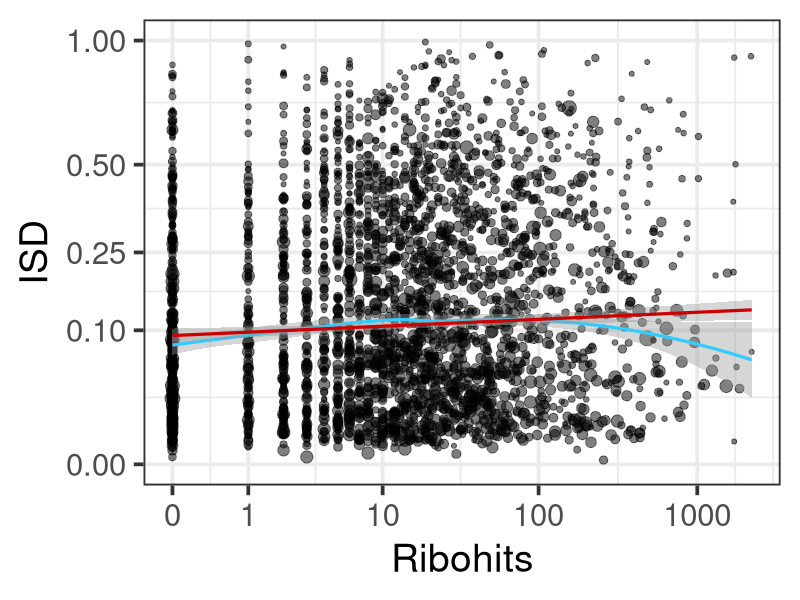
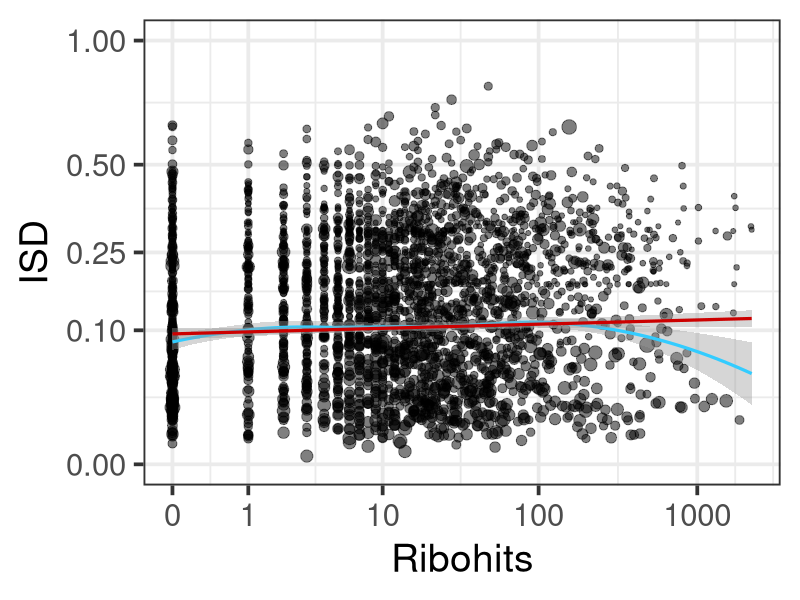
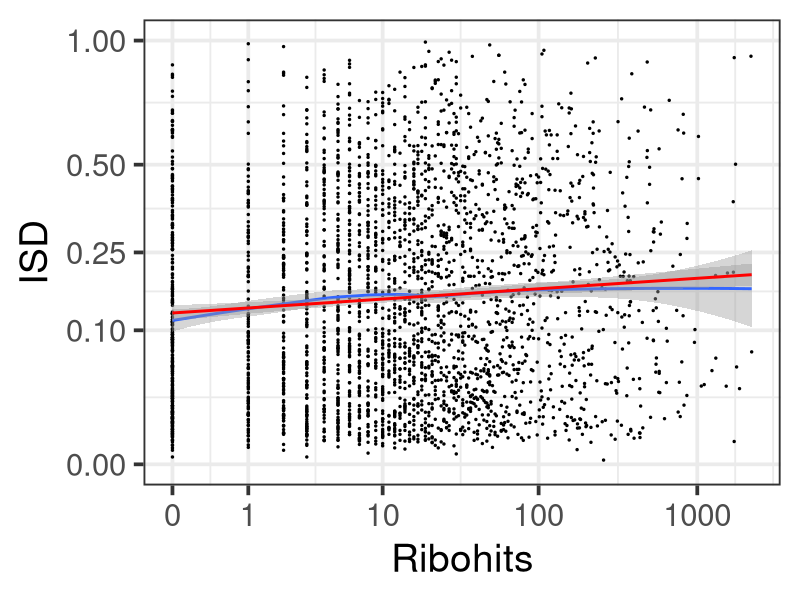
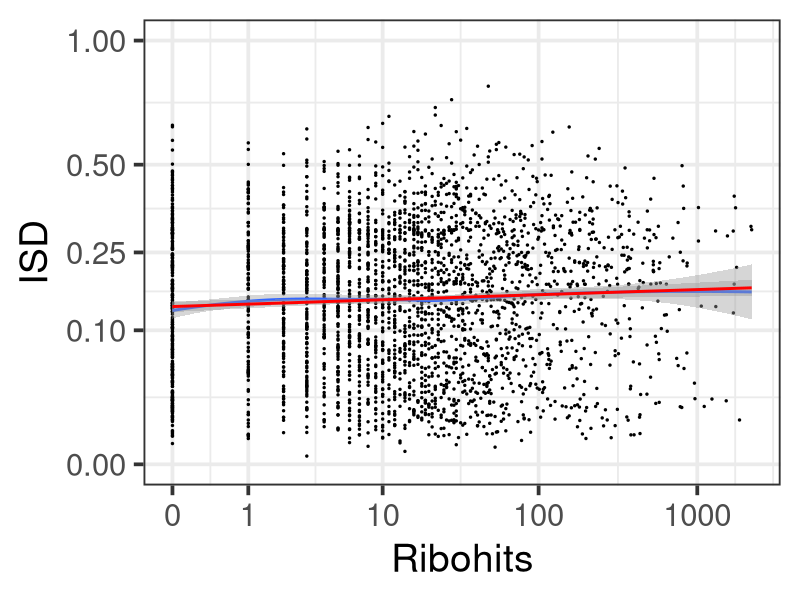
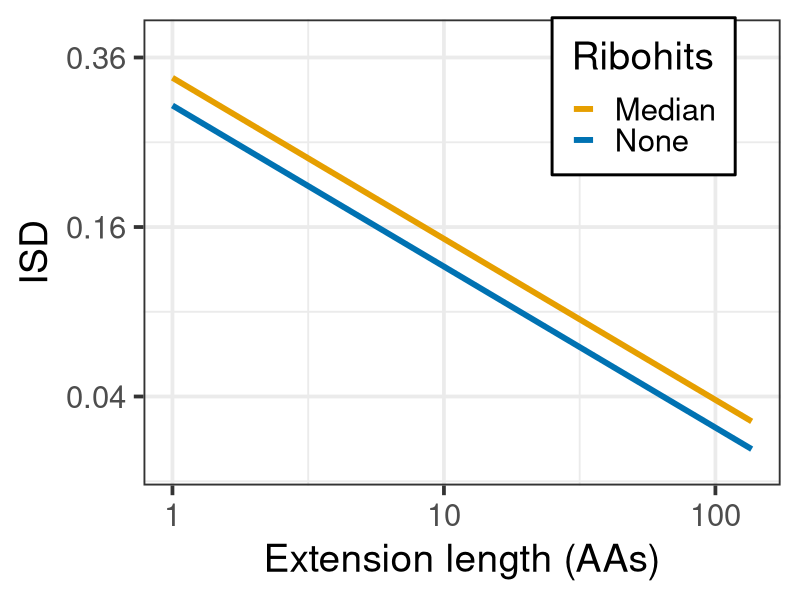
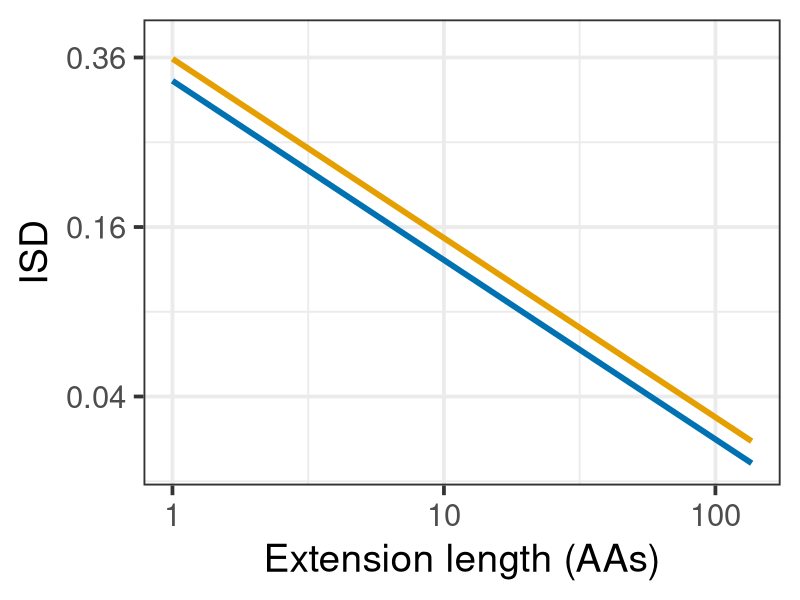

Reproduce these figures in R, in order.
# Figure 5 code.

# Load ribohits data.
ribohits.data <- read.table("ribohits_data_11-13-19.tab", header = T, sep = "\t", stringsAsFactors = F)

# Load packages.
library(tidyverse)
library(Hmisc)

# Turning ribohits into a factor.
ribohits.data$Ribohits.factor <- ifelse(ribohits.data$Ribohits.Binary == 1, "Yes", "No")
ribohits.data$Ribohits.factor <- factor(ribohits.data$Ribohits.factor, levels = c("Yes", "No"))

# Transforming ISD in frame.
ribohits.data$ISD.0.sqrt <- sqrt(ribohits.data$ISD.0.iupred2)

# Gather into ISD groups.
ribo.isd <-
  ribohits.data[ribohits.data$Fragile == 0,] %>%
  gather("ISD.0.sqrt", "ISD.grafted.sqrt", key = "Grafting", value = "ISD")

isd.data.weighted <- dplyr::group_by(ribo.isd, Grafting, Ribohits.factor) %>%
  dplyr::summarise(ISD.mean = wtd.mean(ISD, weights = Length.0, na.rm = T),
                   ISD.sd = sqrt(wtd.var(ISD, weights = Length.0, na.rm = T)),
                   ISD.N = length(ISD[!is.na(ISD)]),
                   ISD.se = ISD.sd / sqrt(ISD.N))
isd.data.weighted$Grafting <- c("Original", "Original", "Grafted", "Grafted")
isd.data.weighted$Grafting <- factor(isd.data.weighted$Grafting, levels = c("Original", "Grafted"))
names(isd.data.weighted)[2] <- "Ribohits"

# Making figure 3 part A.
cbPalette <- c("#999999", "#E69F00", "#56B4E9", "#009E73", "#F0E442", "#0072B2", "#D55E00", "#CC79A7")

fig.5a.orig <- 
  ggplot(data = ribohits.data[ribohits.data$Fragile == 0,],
         aes(x = log10(Ribohits.summed + 0.5),
             y = ISD.0.sqrt,
             weight = Length.0 - 1,
             size = Length.0 - 1)
  ) +
  geom_point(alpha = 0.5) +
  geom_smooth(method = "loess", color = "#33CCFF", lwd = 1.1) +
  geom_smooth(method = "lm", color = "#CC0000", lwd = 1.1) +
  xlab("Ribohits") +
  ylab("ISD") +
  scale_y_continuous(limits = c(0, 1),
                     breaks = sqrt(c(0, 0.1, 0.25, 0.5, 1)),
                     labels = c("0.00", "0.10", "0.25", "0.50", "1.00")) +
  scale_x_continuous(breaks = log10(c(0.5, 1.5, 10.5, 100.5, 1000.5)),
                     labels = c(0, 1, 10, 100, 1000)) +
  theme_bw(base_size = 28) +
  theme(legend.position = "none")

#ggExtra::ggMarginal(fig.5a.orig, type = "histogram")
png(filename = "ISD_0_weighted_loess_lm_2-18-20.png", width = 6, height = 6, units = "in", res = 350)
fig.5a.orig
dev.off()

# Part A grafted.
png(filename = "ISD_g_weighted_loess_lm_2-18-20.png", width = 6, height = 6, units = "in", res = 350)
fig.5a.grafted <-
  ggplot(data = ribohits.data[ribohits.data$Fragile == 0,],
         aes(x = log10(Ribohits.summed + 0.5),
             y = ISD.grafted.sqrt,
             weight = Length.0 - 1,
             size = Length.0 - 1)
  ) +
  geom_point(alpha = 0.5) +
  geom_smooth(method = "loess", color = "#33CCFF", lwd = 1.1) +
  geom_smooth(method = "lm", color = "#CC0000", lwd = 1.1) +
  xlab("Ribohits") +
  ylab("ISD") +
  scale_y_continuous(limits = c(0, 1),
                     breaks = sqrt(c(0, 0.1, 0.25, 0.5, 1)),
                     labels = c("0.00", "0.10", "0.25", "0.50", "1.00")) +
  scale_x_continuous(breaks = log10(c(0.5, 1.5, 10.5, 100.5, 1000.5)),
                     labels = c(0, 1, 10, 100, 1000)) +
  theme_bw(base_size = 28) +
  theme(legend.position = "none")
#ggExtra::ggMarginal(fig.5a.grafted, type = "histogram")
fig.5a.grafted
dev.off()

# Part A unweighted.
fig.5a.orig.noweights <- 
  ggplot(data = ribohits.data[ribohits.data$Fragile == 0,],
         aes(x = log10(Ribohits.summed + 0.5),
             y = ISD.0.sqrt)
  ) +
  geom_point(size = 0.5) +
  geom_smooth(method = "loess") +
  geom_smooth(method = "lm", color = "red") +
  xlab("Ribohits") +
  ylab("ISD") +
  scale_y_continuous(limits = c(0, 1),
                     breaks = sqrt(c(0, 0.1, 0.25, 0.5, 1)),
                     labels = c("0.00", "0.10", "0.25", "0.50", "1.00")) +
  scale_x_continuous(breaks = log10(c(0.5, 1.5, 10.5, 100.5, 1000.5)),
                     labels = c(0, 1, 10, 100, 1000)) +
  theme_bw(base_size = 28)

png(filename = "ISD_0_notweighted_loess_lm_1-22-20.png", width = 6, height = 6, units = "in", res = 350)
fig.5a.orig.noweights
dev.off()

# Part A grafted unweighted.
png(filename = "ISD_g_notweighted_loess_lm_1-22-20.png", width = 6, height = 6, units = "in", res = 350)
fig.5a.grafted.noweights <-
  ggplot(data = ribohits.data[ribohits.data$Fragile == 0,],
         aes(x = log10(Ribohits.summed + 0.5),
             y = ISD.grafted.sqrt)
  ) +
  geom_point(size = 0.5) +
  geom_smooth(method = "loess") +
  geom_smooth(method = "lm", color = "red") +
  xlab("Ribohits") +
  ylab("ISD") +
  scale_y_continuous(limits = c(0, 1),
                     breaks = sqrt(c(0, 0.1, 0.25, 0.5, 1)),
                     labels = c("0.00", "0.10", "0.25", "0.50", "1.00")) +
  scale_x_continuous(breaks = log10(c(0.5, 1.5, 10.5, 100.5, 1000.5)),
                     labels = c(0, 1, 10, 100, 1000)) +
  theme_bw(base_size = 28)

fig.5a.grafted.noweights
dev.off()

# Making figure 3 part B.
names(ribohits.data)[19] <- "Ribohits"
isd.0.lm <- lm(data = ribohits.data[ribohits.data$Fragile == 0,],
               formula = ISD.0.sqrt ~ log10(Ribohits.summed + 0.5) + log10(Length.0),
               weights = (Length.0 - 1))
isd.0.summary <- summary(isd.0.lm)
AIC(isd.0.lm)
isd.0.lrt <- drop1(isd.0.lm, test = "Chisq")
isd.0.lrt$`Pr(>Chi)`

isd.g.lm <- lm(data = ribohits.data[ribohits.data$Fragile == 0,],
               formula = ISD.grafted.sqrt ~ log10(Ribohits.summed + 0.5) + log10(Length.0),
               weights = Length.0 - 1)
isd.g.summary <- summary(isd.g.lm)
AIC(isd.g.lm)
isd.g.lrt <- drop1(isd.g.lm, test = "Chisq")
isd.g.lrt$`Pr(>Chi)`

med.ribo <- log10(median(ribohits.data[ribohits.data$Fragile == 0,]$Ribohits.summed + 0.5, na.rm = T))
no.ribo <- log10(0.5)

png(filename = "ISD0_Length0_ribo_2-19-20.png", width = 6, height = 6, units = "in", res = 350)
ggplot(data = ribohits.data[ribohits.data$Fragile == 0,],
       aes(x = log10(Length.0),
           y = sqrt(ISD.0.iupred2),
           color = Ribohits)) +
  stat_function(fun = function(x)isd.0.lm$coefficients[1]+isd.0.lm$coefficients[3]*x+no.ribo*isd.0.lm$coefficients[2],
                geom = "line", aes(color = "No"), size = 2) +
  stat_function(fun = function(x)isd.0.lm$coefficients[1]+isd.0.lm$coefficients[3]*x+med.ribo*isd.0.lm$coefficients[2],
                geom = "line", aes(color = "Yes"), size = 2) +
  xlab("Extension length (AAs)") +
  ylab("ISD") +
  scale_x_continuous(breaks = log10(c(1, 10, 100)),
                     labels = c(1, 10, 100)) +
  scale_y_continuous(breaks = sqrt(c(0.04, 0.16, 0.36)),
                     labels = c(0.04, 0.16, 0.36),
                     limits = c(0.12, 0.62)) +
  theme_bw(base_size = 28) +
  scale_color_manual(limits = c("Yes", "No"), labels = c("Median", "None"), values = cbPalette[c(2,6)]) +
  theme(legend.position = c(0.785, 0.835),
        legend.background = element_rect(fill = "white", size = 1, linetype = "solid", color = "black"))
dev.off()

png(filename = "ISDg_Length0_ribo_2-18-20.png", width = 6, height = 6, units = "in", res = 350)
ggplot(data = ribohits.data[ribohits.data$Fragile == 0,],
       aes(x = log10(Length.0),
           y = ISD.grafted.sqrt,
           color = Ribohits)) +
  stat_function(fun = function(x)isd.g.lm$coefficients[1]+isd.g.lm$coefficients[3]*x+no.ribo*isd.0.lm$coefficients[2],
                geom = "line", aes(color = "No"), size = 2) +
  stat_function(fun = function(x)isd.g.lm$coefficients[1]+isd.g.lm$coefficients[3]*x+med.ribo*isd.g.lm$coefficients[2],
                geom = "line", aes(color = "Yes"), size = 2) +
  xlab("Extension length (AAs)") +
  ylab("ISD") +
  scale_x_continuous(breaks = log10(c(1, 10, 100)),
                     labels = c(1, 10, 100)) +
  scale_y_continuous(breaks = sqrt(c(0.04, 0.16, 0.36)),
                     labels = c(0.04, 0.16, 0.36),
                     limits = c(0.12, 0.62)) +
  theme_bw(base_size = 28) +
  scale_color_manual(limits = c("Yes", "No"), labels = c("Median", "None"), values = cbPalette[c(2,6)]) +
  theme(legend.position = "none")
dev.off()

# Unweighted and weighted regressions for R2, and pseudo-R2.
isd.0.nolength.noweights.lm <- lm(data = ribohits.data[ribohits.data$Fragile == 0,],
                                  formula = ISD.0.sqrt ~ log10(Ribohits.summed + 0.5))
isd.0.nolength.noweights.lm.summary <- summary(isd.0.nolength.noweights.lm)
isd.0.nolength.noweights.lm.summary

isd.g.nolength.noweights.lm <- lm(data = ribohits.data[ribohits.data$Fragile == 0,],
                                  formula = ISD.grafted.sqrt ~ log10(Ribohits.summed + 0.5))
isd.g.nolength.noweights.summary <- summary(isd.g.nolength.noweights.lm)
isd.g.nolength.noweights.summary

isd.0.nolength.lm <- lm(data = ribohits.data[ribohits.data$Fragile == 0,],
                        formula = ISD.0.sqrt ~ log10(Ribohits.summed + 0.5),
                        weights = Length.0 - 1)
isd.0.nolength.lm.summary <- summary(isd.0.nolength.lm)
isd.0.nolength.lm.summary

isd.g.nolength.lm <- lm(data = ribohits.data[ribohits.data$Fragile == 0,],
                        formula = ISD.grafted.sqrt ~ log10(Ribohits.summed + 0.5),
                        weights = Length.0 - 1)
isd.g.nolength.summary <- summary(isd.g.nolength.lm)
isd.g.nolength.summary

isd.0.summary
isd.g.summary

isd.0.noweights.lm <- lm(data = ribohits.data[ribohits.data$Fragile == 0,],
                         formula = ISD.0.sqrt ~ log10(Ribohits.summed + 0.5) + log10(Length.0))
isd.0.noweights.lm.summary <- summary(isd.0.noweights.lm)
isd.0.noweights.lm.summary

isd.g.noweights.lm <- lm(data = ribohits.data[ribohits.data$Fragile == 0,],
                         formula = ISD.grafted.sqrt ~ log10(Ribohits.summed + 0.5) + log10(Length.0))
isd.g.noweights.summary <- summary(isd.g.noweights.lm)
isd.g.noweights.summary

isd.0.length.lm <- lm(data = ribohits.data[ribohits.data$Fragile == 0,],
                      formula = ISD.0.sqrt ~ log10(Length.0),
                      weights = Length.0 - 1)
summary(isd.0.length.lm)

isd.g.length.lm <- lm(data = ribohits.data[ribohits.data$Fragile == 0,],
                      formula = ISD.grafted.sqrt ~ log10(Length.0),
                      weights = Length.0 - 1)
summary(isd.g.length.lm)
